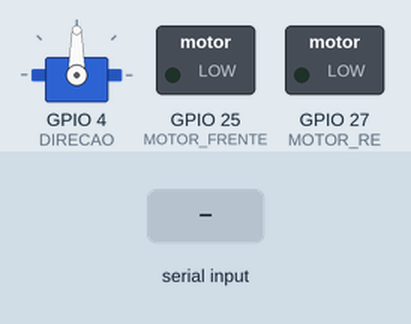
Recording of a program running on a simulated ESP32. Parts: servo, switched loads named in the program (green lamp = pin HIGH). Inputs (shaded band) come from the test bench. Nothing arrives over Bluetooth unless stated; what the program prints to the serial monitor is not drawn.

Above: at 2.2 s.
2.3 s: "U\n" received over the second serial link
At 3.0 s:
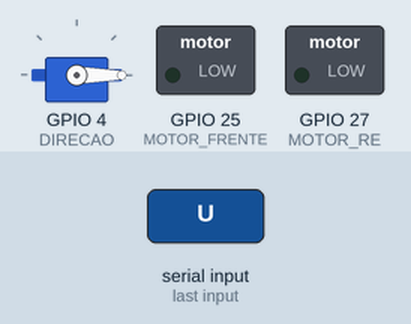
3.8 s: "F90\n" received over the second serial link
At 4.2 s:
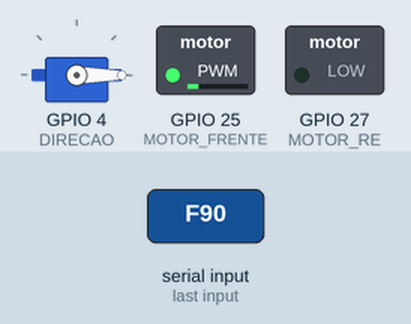
5.3 s: "B90\n" received over the second serial link
At 6.5 s:
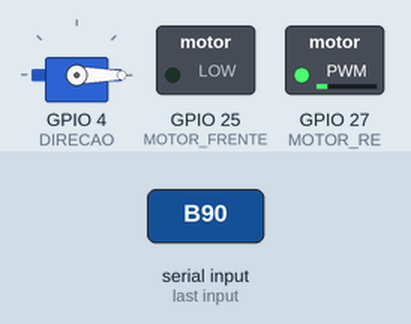
6.8 s: "F,45\n" received over the second serial link
At 7.7 s:
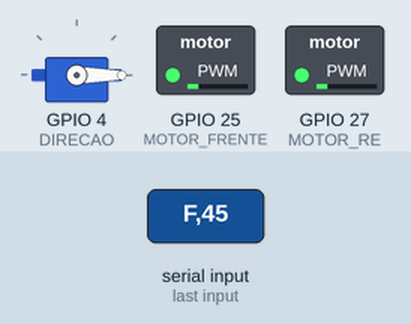
Timing chart, 0 to 9.3 s (numbered marks = the images above; inputs shaded):
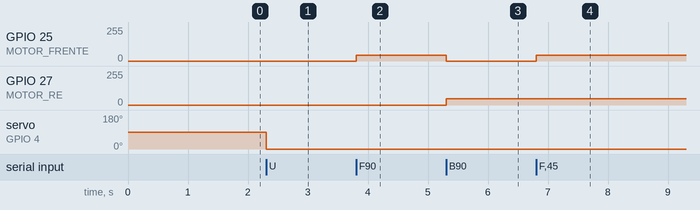

The program:

main.cpp
```cpp
//Motor frente: VCC = DigitalPWM5 e GND = DigitalPWM6
//Motor re: VCC = DigitalPWM6 e GND = DigitalPWM5
//funcionamento das marchas: ao trocar acelerando aumenta a marcha, se nao estiver acelerando diminui e se freiar com a marcha ativa entra na re

#include <Arduino.h>
#include <Servo.h>
#include <BluetoothSerial.h>

//config bluetooth
// UUID (identificador do perfil bluetooth - perfil SPP) padrão do HC-05 — apps antigos procuram esse
//#define SPP_UUID "00001101-0000-1000-8000-00805F9B34FB"

//definicao de portas
#define DIRECAO 4
#define FAROL 16
#define MOTOR_FRENTE 25
#define MOTOR_RE 27
#define LUZ_DE_RE 18
#define LUZ_DE_FREIO 19
#define SETA_ESQUERDA 21
#define SETA_DIREITA 22

//definicao de valores
int marcha = 1,
    marcha_re_ligada = 0,
    angulo_volante = 0,
    valor_velocidade = 0,
    velocidade = 0;

//temporizador
unsigned long int timer;

//flags
bool estado_acelerador,
     estado_embreagem_atual,
     estado_embreagem_anterior,
     estado_freio;

//var de processamento de comandos
char comando_sentido_luzes,
     comando_direcao;

String comando;

//instanciando as bibliotecas usadas
Servo direcao;
BluetoothSerial modulo_bluetooth;

void recebimento_comandos(){ //recebimento e processamento dos comandos recebidos pelo bluetooth

  comando = modulo_bluetooth.readStringUntil('\n');

  //comando.trim(); //remove os espaços apos o comando (remover caso necessário)
  comando_sentido_luzes = comando.charAt(0);

  if(comando.length() > 1){ //comandos ex: luzes e freio brusco
    comando_direcao = comando.charAt(3);

    //recebe a intensidade do comando
    valor_velocidade = comando.substring(1, 3).toInt();
    angulo_volante = comando.substring(4, 6).toInt();
  }

  //logica direcao
  if(comando_direcao == 'R'){

    if(angulo_volante == 0){
      //retorno do volante ao centro
      angulo_volante = 90;
      digitalWrite(SETA_DIREITA, LOW);
      digitalWrite(SETA_ESQUERDA, LOW);
    }
    else{
      //retorno do volante ao centro
      angulo_volante += 90;
      digitalWrite(SETA_DIREITA, HIGH);
      digitalWrite(SETA_ESQUERDA, LOW);
    }

  }
  else{
      angulo_volante -= 90;
      digitalWrite(SETA_DIREITA, LOW);
      digitalWrite(SETA_ESQUERDA, HIGH);
    }

  //processamento
  switch(comando_sentido_luzes){

    //Freio
    case 'W':
      //executa imediatamente os comandos
      if(velocidade > 0){
        //frenagem dinamica (curto-circuita os fios (entradas) em low para causar uma forca contra-eletromatriz)
        digitalWrite(MOTOR_FRENTE, LOW);
        digitalWrite(MOTOR_RE, LOW);
        digitalWrite(LUZ_DE_FREIO, HIGH);
        estado_acelerador = LOW;
        velocidade = 0; //garante a execucao unica do freio
      }
    break;

    //acelerar para frente
    case 'F':
      //se o joystick esta direcionado para frente

      if(marcha_re_ligada){
        marcha_re_ligada = 0;
        marcha = 1;
      }

      if(valor_velocidade > 0){
        estado_acelerador = HIGH;
        estado_freio = LOW;
      }

      //se nao esta, ativa o freio dinamico
      else{
        estado_acelerador = LOW;
      }
    break;

    //Reverse
    case 'B':
      //desacelera antes de entrar na re
      if(velocidade > 0){
        estado_acelerador = LOW;
      }

      if(valor_velocidade > 0){
        marcha_re_ligada = 1;
        marcha = 1;
        estado_acelerador = HIGH;
        estado_freio = LOW;
      }
      else{
        estado_acelerador = LOW;
      }
    break;

    //embreagem pressionada
    case 'Z':
      estado_embreagem_atual = HIGH;
    break;

    //farol aceso
    case 'U':
      digitalWrite(FAROL, HIGH);
    break;

    //farol apagado
    case 'u':
      digitalWrite(FAROL, LOW);
    break;

    default:
    break;
  }

  return;
}

void logica_embreagem(){

  //aplica o angulo da direcao ao servo
  direcao.write(angulo_volante);

  //desacelero suave
  if(estado_acelerador == LOW){
    if(velocidade-- > 1){
      digitalWrite(LUZ_DE_FREIO, HIGH);
    }
    else{
      //desliga o led de FREIO quando para:
      digitalWrite(LUZ_DE_FREIO, LOW);
    }
  }

  //funcionamento da embreagem
  if((estado_embreagem_atual == HIGH) && (estado_embreagem_anterior == LOW) && (estado_acelerador == HIGH)){ //aumenta a marcha se estiver acelerando
    if(marcha < 5){ //garante o limite maximo de marchas em 5
      marcha += 1;
      estado_embreagem_atual == LOW; //garante apenas 1 marcha por vez
    }
  }

  else if(velocidade < marcha * 51){// reduz a marcha se reduzir muito a velocidade
    if (marcha > 1){//garante o minimo de marchas em 1
      marcha -= 1;
    }
  }

  //velocidades das marchas
  // Marchas: De 1 - 5 cada uma possuindo 51 niveis de potencias cada, que no total dao 255
  //aceleracao gradual
  if (marcha > 0 & !marcha_re_ligada){
    if(estado_acelerador == HIGH){
      if(velocidade <= (marcha * 51)){
        if(velocidade < 45){ //tranco inicial
          velocidade = 45;
        }
        else if(velocidade < 250){
          velocidade++;
          digitalWrite(LUZ_DE_FREIO, LOW);
        }
      }
    }

    //verifica se teve troca de marchas para adiconar um delay, e simula a preca de rpm na troca de marchas
    if((estado_embreagem_anterior == HIGH) && (estado_embreagem_atual == LOW)){
      if(velocidade > 101){
        velocidade -= 30;
        delay(100);
      }
    }
    analogWrite(MOTOR_FRENTE, velocidade);
  }

  //deteccao da marcha re
  else if(marcha_re_ligada){
    if(estado_acelerador == HIGH){
      //tranco inicial
      if(velocidade < 45){
        velocidade = 45;
      }
      else if(velocidade < 70){
        velocidade++;
        digitalWrite(MOTOR_FRENTE, LOW);
        digitalWrite(LUZ_DE_RE, HIGH);
        analogWrite(MOTOR_RE, velocidade);
      }
    }
  }
}

void setup() {

  Serial.begin(115200);
  delay(1000);

    //feedback bluetooth
    if(modulo_bluetooth.begin("Cin_Car")) {
      Serial.println("Bluetooth OK!");
    }
    else{
      Serial.println("ERRO Bluetooth");
    }

    //configuracao dos pinos
    pinMode(MOTOR_FRENTE, OUTPUT);
    pinMode(MOTOR_RE, OUTPUT);

    //pre comandos
    direcao.attach(DIRECAO); //anexa o servo em um pino digital
    direcao.write(90);
    estado_embreagem_atual = LOW;
}

void loop(){

  if(modulo_bluetooth.available()){ //executa se o bluetooth estiver ativo

    //primeiro recebe os comandos
    recebimento_comandos();

    //segundo aplica eles
    logica_embreagem();

    //detecta o acionamento da embreagem
    estado_embreagem_anterior = estado_embreagem_atual;
  }
}
```

Measured:
- after the input at 2.3 s, servo on GPIO 4 (DIRECAO): 90° → 0° at once
- after the input at 3.8 s, GPIO 25 (MOTOR_FRENTE): 0/255 → 45/255 at once
- after the input at 5.3 s, GPIO 25 (MOTOR_FRENTE): 45/255 → 0/255 at once; GPIO 27 (MOTOR_RE): 0/255 → 46/255 at once
- after the input at 6.8 s, GPIO 25 (MOTOR_FRENTE): 0/255 → 45/255 at once
